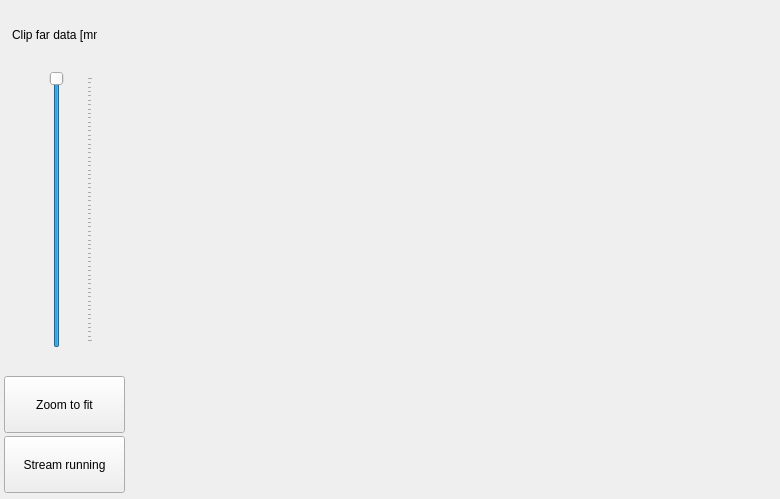
<?xml version="1.0" encoding="UTF-8"?>
<ui version="4.0">
 <class>KinectViewer</class>
 <widget class="QMainWindow" name="KinectViewer">
  <property name="geometry">
   <rect>
    <x>0</x>
    <y>0</y>
    <width>780</width>
    <height>499</height>
   </rect>
  </property>
  <property name="minimumSize">
   <size>
    <width>0</width>
    <height>0</height>
   </size>
  </property>
  <property name="maximumSize">
   <size>
    <width>5000</width>
    <height>5000</height>
   </size>
  </property>
  <property name="windowTitle">
   <string>KinectViewer</string>
  </property>
  <widget class="QWidget" name="centralwidget">
   <widget class="QVTKWidget" name="qvtkWidget" native="true">
    <property name="geometry">
     <rect>
      <x>136</x>
      <y>10</y>
      <width>640</width>
      <height>480</height>
     </rect>
    </property>
   </widget>
   <widget class="QPushButton" name="btnStopStream">
    <property name="geometry">
     <rect>
      <x>4</x>
      <y>436</y>
      <width>121</width>
      <height>57</height>
     </rect>
    </property>
    <property name="text">
     <string>Stream running</string>
    </property>
    <property name="checkable">
     <bool>true</bool>
    </property>
   </widget>
   <widget class="QPushButton" name="btnResetCamera">
    <property name="geometry">
     <rect>
      <x>4</x>
      <y>376</y>
      <width>121</width>
      <height>57</height>
     </rect>
    </property>
    <property name="text">
     <string>Zoom to fit</string>
    </property>
   </widget>
   <widget class="QSlider" name="sldClipDistance">
    <property name="geometry">
     <rect>
      <x>28</x>
      <y>71</y>
      <width>65</width>
      <height>277</height>
     </rect>
    </property>
    <property name="maximum">
     <number>3000</number>
    </property>
    <property name="singleStep">
     <number>50</number>
    </property>
    <property name="sliderPosition">
     <number>3000</number>
    </property>
    <property name="orientation">
     <enum>Qt::Vertical</enum>
    </property>
    <property name="tickPosition">
     <enum>QSlider::TicksBelow</enum>
    </property>
    <property name="tickInterval">
     <number>50</number>
    </property>
   </widget>
   <widget class="QLabel" name="lblClipDistance">
    <property name="geometry">
     <rect>
      <x>12</x>
      <y>8</y>
      <width>85</width>
      <height>53</height>
     </rect>
    </property>
    <property name="text">
     <string>Clip far data [mm]</string>
    </property>
   </widget>
  </widget>
 </widget>
 <customwidgets>
  <customwidget>
   <class>QVTKWidget</class>
   <extends>QWidget</extends>
   <header>QVTKWidget.h</header>
  </customwidget>
 </customwidgets>
 <resources/>
 <connections/>
</ui>
